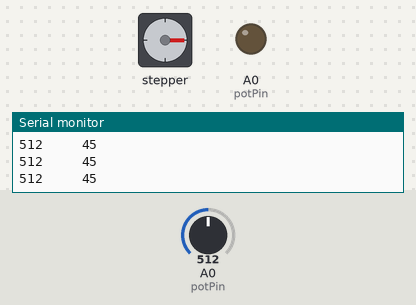
Bench run of a sketch on a simulated Arduino Uno, built with avr-gcc and run on an emulated ATmega328P. Parts: stepper motor, output pins drawn as LEDs (lit = HIGH), the last lines printed to the serial monitor. Wiring (inferred from the names in the program): stepper motor driver (200 steps per turn assumed): step pin 6; direction pin 5. The test bench sets the inputs (shaded band); at power-on: A0 (potPin) = 512. Pins used as bus, display or sensor lines are not drawn.

Above: at 1.2 s.
1.3 s: A0 (potPin) set to 716
At 2.3 s:
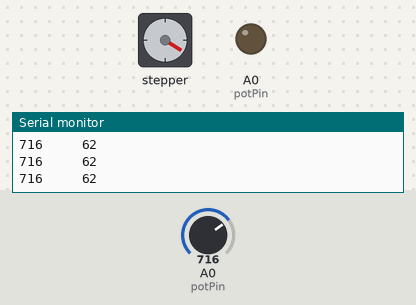
2.8 s: A0 (potPin) set to 900
At 3.5 s:
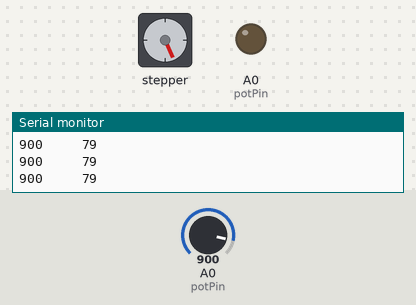
4.3 s: A0 (potPin) set to 1023
At 5.5 s:
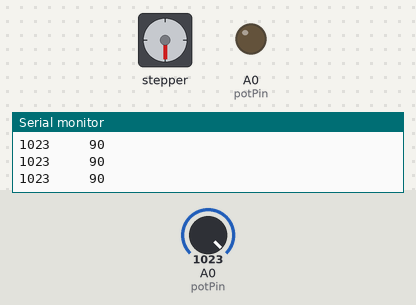
5.8 s: A0 (potPin) set to 306
At 6.6 s:
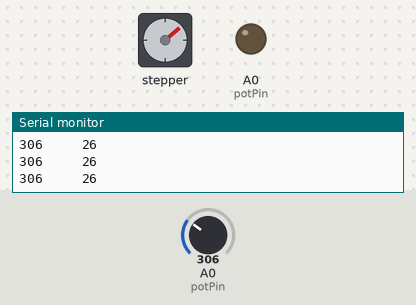
7.3 s: A0 (potPin) set to 122
At 8.1 s:
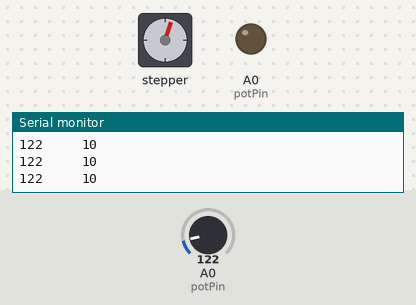
Timing chart, 0 to 9.8 s (numbered marks = the images above; inputs shaded):
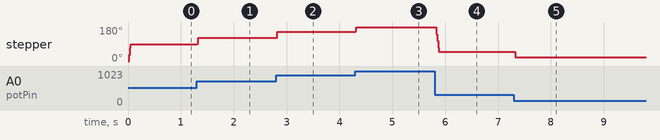

The sketch:

sketch_nov27a.ino
```cpp
const int stepPin = 6;
const int dirPin  = 5;
const int potPin = A0;

class StepperMotor
{
public:
  StepperMotor(uint16_t stepPin, uint16_t dirPin, int minPosition, int maxPosition)
  {
    _dirPin = dirPin;
    _stepPin = stepPin;
    _minPosition = minPosition;
    _maxPosition = maxPosition;
    _currentPosition = 0;
  }

  void begin()
  {
    pinMode(stepPin, OUTPUT);
    pinMode(dirPin, OUTPUT);
  }

  void SetAngle(int angle)
  {
    SetPosition((int)(angle / 0.9));
  }

  // Rotates to position that is the number of steps from _initialPosition
  void SetPosition(int positionSteps)
  {
    int distance = positionSteps - _currentPosition;
    _currentPosition = positionSteps;

    if(distance < 0)
    {
      distance = -distance;
      digitalWrite(_dirPin, LOW);
    }
    else if(distance > 0)
      digitalWrite(_dirPin, HIGH);
    else
      return;

    _rotateByStepCount(distance);
  }

private:
  int _currentPosition;
  uint16_t _stepPin;
  uint16_t _dirPin;
  int _minPosition;
  int _maxPosition;

  // Sends impulses, the count of which is equal to stepsCount
  void _rotateByStepCount(int stepsCount)
  {
    for(int i = 0; i < stepsCount; i++)
    {
      digitalWrite(_stepPin, HIGH);
      delayMicroseconds(500);
      digitalWrite(_stepPin, LOW);
      delayMicroseconds(500);
    }
  }
};

StepperMotor motor(stepPin, dirPin, 0, 200);

void setup()
{
  pinMode(potPin, OUTPUT);
  Serial.begin(115200);
  motor.begin();
}

void loop()
{
  Serial.print(analogRead(potPin));
  Serial.print("     ");
  int currAngle = map(analogRead(potPin), 0, 1023, 0, 90);
  Serial.println(currAngle);
  motor.SetAngle(currAngle);
  delay(10);
}
```

Measured:
- after the input at 1.3 s, stepper: goes 91° 0.02 s, then 122°, starting at once
- after the input at 2.8 s, stepper: goes 124° 0.02 s, then 156°, starting at once
- after the input at 4.3 s, stepper: goes 158° 0.01 s, then 180°, starting at once
- after the input at 5.8 s, stepper: turns 130° counter-clockwise, starting at once
- after the input at 7.3 s, stepper: goes 48° 0.02 s, then 19°, starting at once
- by itself, stepper: turns 90° clockwise
